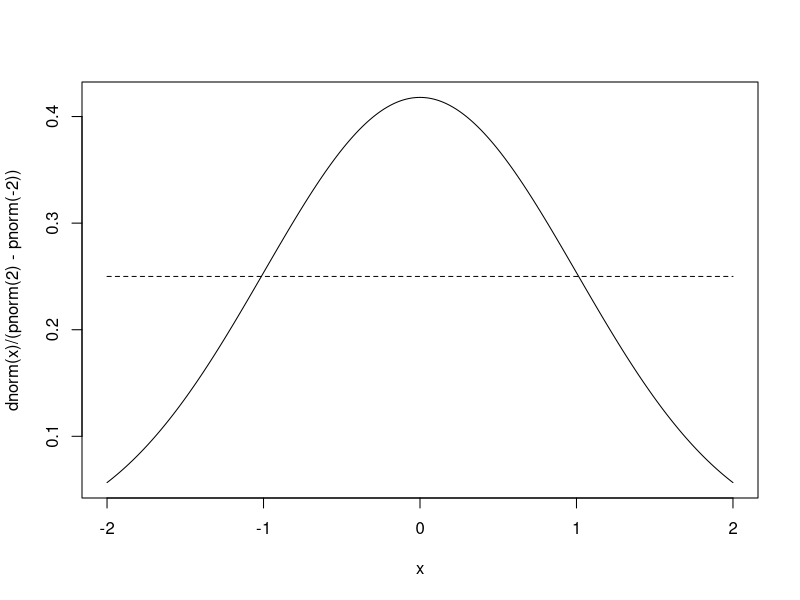
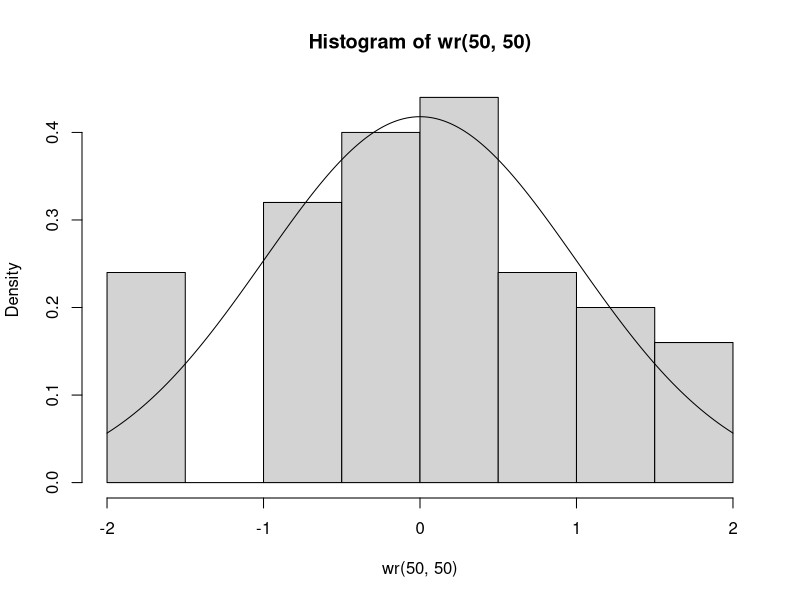
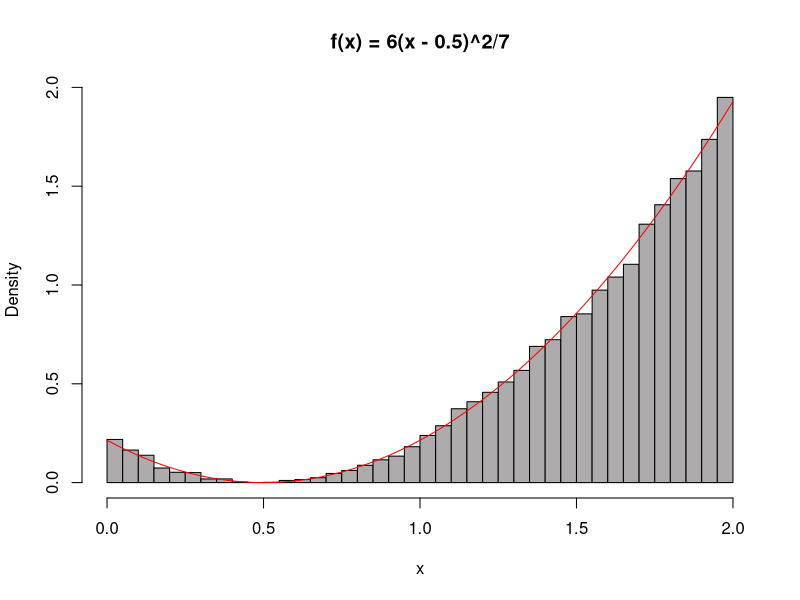

The R source for these figures, in order:
## ---- chunk 1
x=seq(-2,2,0.01)
plot(x,dnorm(x)/(pnorm(2)-pnorm(-2)),type="l")
lines(x,dunif(x,-2,2),lty=2)
# print(x)
## ---- chunk 2
wr=function(N,M)
{
 prop=runif(N,-2,2)
 weight=dnorm(prop) #I’ve cheated by using the intrinsic dnorm command!
 x=sample(prop,M,TRUE,weight)  #Ok to supply the unormalised weights
 return(x)
}
#example
hist(wr(50,50),freq=F)
lines(x,dnorm(x)/(pnorm(2)-pnorm(-2)),type="l")
## ---- chunk 3
N <- 50000   # set the number of random numbers to generate to 500,000
M <- 3.858    # set the value of M used in the calculation to 3.858
y <- runif(N, min = 0, max = 2)  # generate N uniformly distributed random numbers between 0 and 2, and assign them to the variable y
u <- runif(N, min = 0, max = 1)  # generate N uniformly distributed random numbers between 0 and 1, and assign them to the variable u
gy <- 0.5    # set the value of gy used in the calculation to 0.5
fy <- 6 * (y - 0.5)^2 / 7   # calculate the value of fy for each element of y using the given formula
x <- y[u < fy / gy / M]   # generate a random sample of numbers from y where u is less than fy/(gy*M)
sample <- length(x)    # calculate the length of the generated sample and assign it to the variable sample
hist(x, breaks = 50, freq = FALSE, col = "#adabab",
     main = "f(x) = 6(x - 0.5)^2/7")   # plot a histogram of the generated sample using 50 bins, with a grey color and no frequency labels, and set the title of the plot to "f(x) = 6(x - 0.5)^2/7"

curve(6 * (x - 0.5)^2 / 7, from = 0, to = 2, add = TRUE, col = "red")  # add a curve to the existing plot showing the true PDF with a red color

